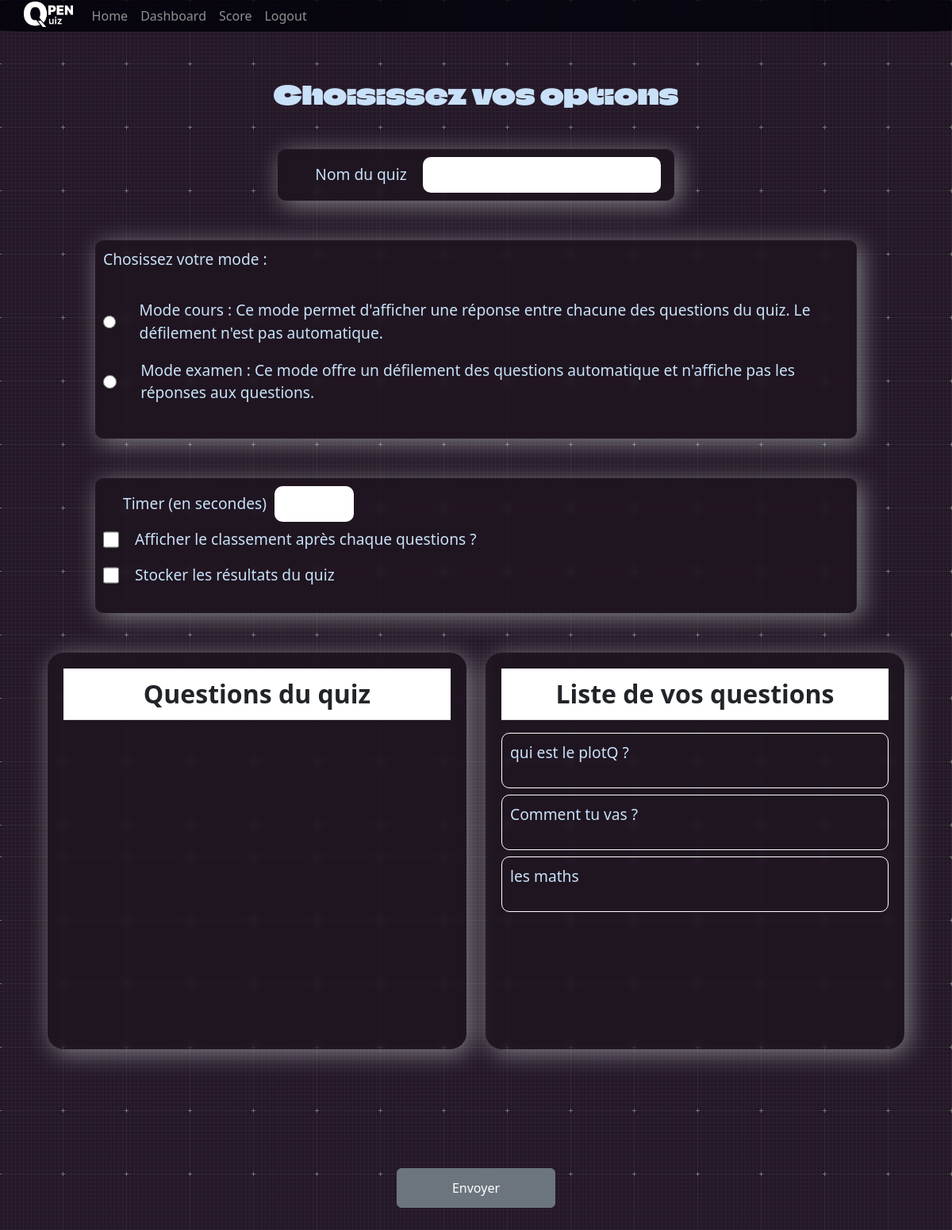
The app's page /creation-quizz/ (signed in), older data.
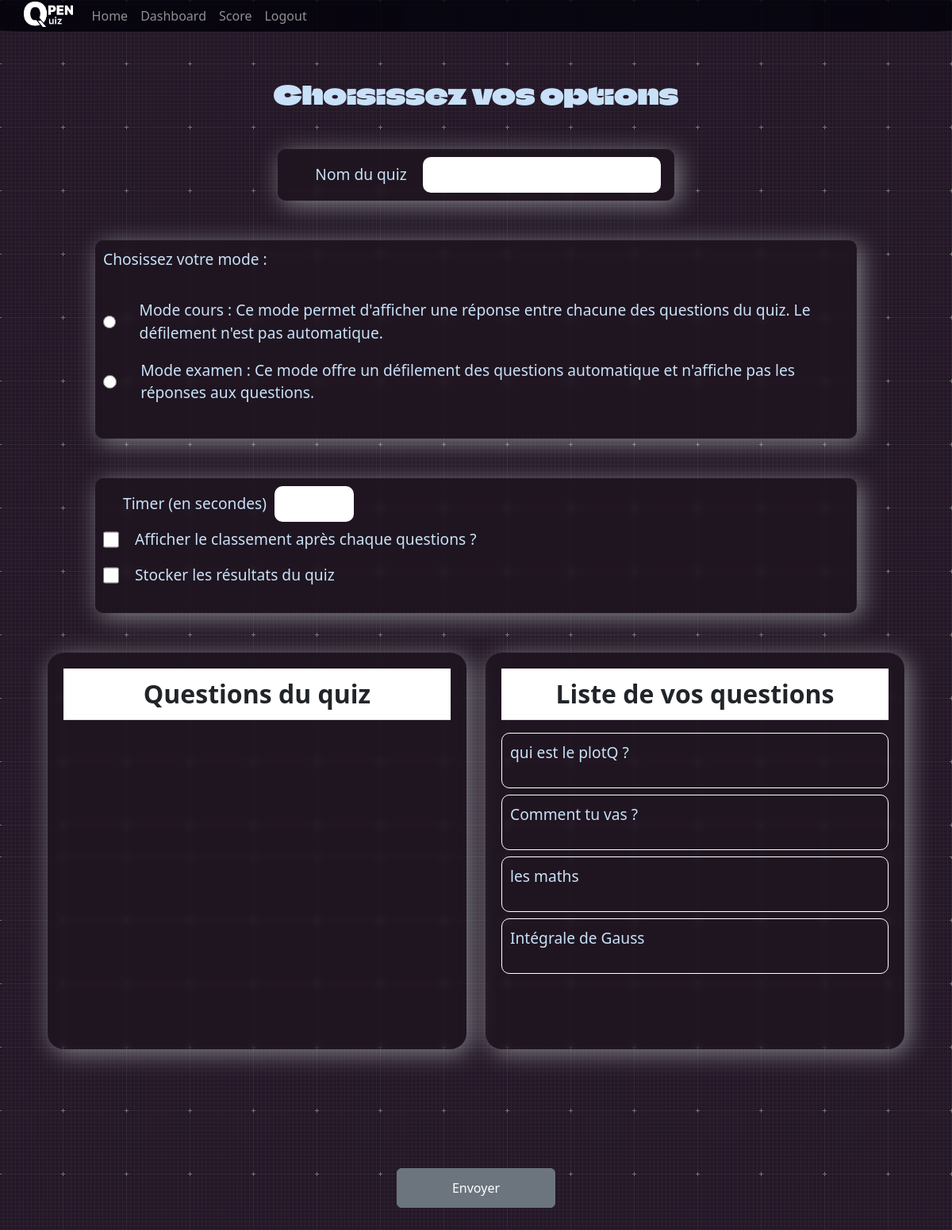
The same page, newer data.
### administrateur/models.py (models this page shows)
class Question(models.Model):
    id = models.UUIDField(primary_key=True,default=uuid.uuid4,editable=False)
    pseudo = models.CharField(max_length=255)
    theme = models.CharField(max_length=255, default='')
    intitule = models.CharField(max_length=255, default="")
    enonce = models.CharField(max_length=255)
    reponse1 = models.CharField(max_length=255, default='null')
    reponse2 = models.CharField(max_length=255, default='null')
    reponse3 = models.CharField(max_length=255, default='null')
    reponse4 = models.CharField(max_length=255, default='null')
    reponseVrai = models.CharField(max_length=255, default='null') #Si qcm
    reponse = models.CharField(max_length=255, default='null') #Si pas qcm
    image = models.ImageField(upload_to='media/', null=True, blank=True)
    qcm = models.BooleanField(default=False)
    numero = models.IntegerField(default=0) #ne sert à rien d 'autre que la simplification du processus de suppression de questions

### administrateur/views.py (the view)
# urls.py: path('creation-quizz/',creation_de_quizz, name='creation_de_quizz' ),
@login_required
def creation_de_quizz(request):
    questions = Question.objects.all().filter(pseudo=str(request.user.username))
    for i in range(len(questions)):
        questions[i].numero = i
        questions[i].save()
    context = {
        "questions": questions
    }
    return render(request, "administrateur/creationQuizz.html", context)

### administrateur/templates/administrateur/creationQuizz.html (shortened to what this page needs)
{% load static %}
<!DOCTYPE html>
<html lang="fr">
<head>
    <link rel="stylesheet" href="{% static 'administrateur/css/creationQuizz.css' %}">
    <link href="https://cdn.jsdelivr.net/npm/bootstrap@5.3.0-alpha1/dist/css/bootstrap.min.css" rel="stylesheet">
</head>
<body>
    {% include 'OpenQuizz/navbar.html' %}
    <div class="main">
        <div class="texte">
            <h1>Choisissez vos options</h1>
        </div>
    <div class="nomquizz">
        <div class="textename">
            <p>Nom du quiz</p>
            <input type="text" id="namequizz">
        </div>
    </div>
        <div class="options">
            <div class="mode">
                <div class="textemode">
                    <p>Chosissez votre mode :</p>
                </div>
                <div class="mode1">
                    <input type="radio" name="choix" required id="choix1">
                    <p>Mode cours : Ce mode permet d'afficher une réponse entre chacune des questions du quiz. Le défilement n'est pas automatique.</p>
                </div>
                <div class="mode2">
                    <input type="radio" name="choix" id="choix2">
                    <p>Mode examen : Ce mode offre un défilement des questions automatique et n'affiche pas les réponses aux questions.</p>
                </div>
            </div>
        </div>
        <div class="optionsModeC">
            <div class="container1">
                <div class="compteur_container">
                    <div class="selecttime">
                        <p>Timer (en secondes)</p>
                        <input type="number" min="1" class="timer">
                    </div>
                </div>
                <div class="classement">
                    <input type="checkbox" name="classement" id="classement">
                    <p>Afficher le classement après chaque questions ?</p>
                </div>
                <div class="stocker">
                    <input type="checkbox" name="stocker" id="stocker">
                    <p>Stocker les résultats du quiz</p>
                </div>
            </div>
        </div>
        <div class="all">
            <div class="gauche">
                <div class="tableau" >
                    <table id="table3" class="table">
                        <tr>
                            <th class="titre">Questions du quiz</th>
                        </tr>
                    </table>
                </div>
            </div>
            <div class="droite">
                 <div class="tableau">
                    <table id="table3" class="table">
                        <tr>
                            <th class="titre">Liste de vos questions</th>
                        </tr>
                    </table>
                 <div class="displayquestions">
                        {% for question in questions %}
                                <div class="questiond" id="{{question.numero}}question" onclick="changerDtoG()">
                                    <div class="texteq">
                                        <p class="{{question.numero}}">{{question.intitule}}</p>
                                    </div>
                                </div>
                        {% endfor %}
                 </div>
                </div>
            </div>
        </div>
    <div class="submit">
        <input id="submit" type="submit" value="Envoyer" class="btn btn-secondary ml-1">
        </div>
    </div>
</body>
</html>

### OpenQuizz/templates/OpenQuizz/navbar.html (shortened to what this page needs)
{% load static %}
<header>
    <nav class="navbar fixed-top navbar-expand-lg navbar-dark" style="background-color: rgb(0,0,09,0.8); border-radius: 0 0 5% 5%; padding: 0 ">
        <div class="container" style="padding-left: 0">
        <a href="/" class="navbar-brand mb-0 h1" style="padding: 0 ; justify-content: left">
            <img src="{% static "OpenQuizz/img/logo.png" %}" style="height: 4vh; margin-bottom: 5px " >
        </a>
        <div class="collapse navbar-collapse" id="navbarNav">
            <ul class="navbar-nav">
                <li class="nav-item">
                    <a href="/" class="nav-link" style="transition: all .4s;">
                        Home
                    </a>
                </li>
                {% if user.is_authenticated %}
                <li class="nav-item">
                    <a href="{% url 'administrateur:dashboard' %}" class="nav-link" style="transition: all .4s;">
                        Dashboard
                    </a>
                </li>
                    <li class="nav-item">
                    <a href="{% url 'administrateur:score' %}" class="nav-link" style="transition: all .4s;">
                        Score
                    </a>
                </li>
                <li class="nav-item">
                    <a href="{% url 'accounts:logout' %}" class="nav-link" style="transition: all .4s;">
                        Logout
                    </a>
                </li>
            </ul>
            {% endif %}
        </div>
        </div>
    </nav>
</header>

### administrateur/static/administrateur/css/creationQuizz.css (style rules this page uses)
* { margin: 0; padding: 0; outline: 0; border: 0; border-spacing: 0; box-sizing: border-box; }
body { background-image: url("../img/graphy--dark--1920x1080.png"); }
.main { height: 100%; padding-top: 100px; display: flex; flex-direction: column; }
.texte { width: 100%; }
.texte h1 { text-align: center; font-size: 2rem; color: #c8e1f8; font-family: Font; margin-bottom: 50px; }
.nomquizz { margin: 0 auto; display: flex; flex-direction: column; width: 500px; -webkit-backdrop-filter: blur(15px); backdrop-filter: blur(4px); background-color: rgba(0, 0, 0, 0.2); border-radius: 10px; box-shadow: 5px 5px 30px rgba(240, 255, 251, 0.45); margin-bottom: 50px; }
.textename { margin: 0 auto; display: flex; flex-direction: row; padding: 10px; justify-content: center; align-content: center; align-content: center; }
.textename p { margin-left: 30px; transform: translateY(8px); }
.textename input { width: 300px; border-radius: 10px; margin-left: 20px; }
.mode { margin: 0 auto; display: flex; flex-direction: column; width: 80%; height: 250px; -webkit-backdrop-filter: blur(15px); backdrop-filter: blur(4px); background-color: rgba(0, 0, 0, 0.2); border-radius: 10px; box-shadow: 5px 5px 30px rgba(240, 255, 251, 0.45); }
p { font-size: 1.2rem; color: #c8e1f8; }
input { width: 20px; margin-left: 10px; margin-right: 10px; }
.textemode { padding: 10px; }
.mode1, .mode2 { display: flex; flex-direction: row; padding: 1px 1px 1px 10px; }
.mode1 p, .mode2 p { margin-left: 30px; transform: translateY(8px); }
.optionsModeC { margin: 0 auto; margin-top: 50px; display: flex; flex-direction: column; width: 80%; height: 170px; -webkit-backdrop-filter: blur(15px); backdrop-filter: blur(4px); background-color: rgba(0, 0, 0, 0.2); border-radius: 10px; box-shadow: 5px 5px 30px rgba(240, 255, 251, 0.45); }
.container1 { padding: 10px; }
.compteur_container { display: flex; flex-direction: row; }
.container1 p { transform: translateY(8px); margin-left: 20px; }
.selecttime { margin-left: 5px; display: flex; flex-direction: row; }
.selecttime input { margin-left: 10px; width: 100px; border-radius: 10px; }
.classement { display: flex; flex-direction: row; }
.stocker { display: flex; flex-direction: row; }
.all { margin: 0 auto; margin-top: 50px; margin-bottom: 50px; width: 100%; display: flex; flex-direction: row; }
.gauche { display: flex; flex-direction: column; width: 700px; height: 500px; margin: 0 auto; margin-left:5% ; margin-right: 1%; -webkit-backdrop-filter: blur(15px); backdrop-filter: blur(4px); background-color: rgba(0, 0, 0, 0.2); border-radius: 4%; box-shadow: 5px 5px 30px rgba(240, 255, 251, 0.45); }
.droite { overflow: auto; margin: 0 auto; margin-right: 5%; margin-left: 1%; display: flex; flex-direction: column; width: 700px; height: 500px; -webkit-backdrop-filter: blur(15px); backdrop-filter: blur(4px); background-color: rgba(0, 0, 0, 0.2); border-radius: 4%; box-shadow: 5px 5px 30px rgba(240, 255, 251, 0.45); }
.tableau { padding: 20px; }
table { color: #c8e1f8; }
th { color: #c8e1f8; border: 2px solid #c8e1f8; }
.questiond { display: flex; flex-direction: row; border: 1px solid white; margin-bottom: 8px; border-radius: 10px; height: 70px; padding: 10px; }
.questiond .texteq { text-align: left; width: 95%; }
.titre { font-size: 2rem; color: #c8e1f8; text-align: center; }
.submit { color: #c8e1f8; text-align: center; width: 100%; }
#submit { width: 200px; height: 50px; margin-top: 100px; margin-bottom: 200px; }

Row changes from the older to the newer data that the page shows:
added Question: intitule "Intégrale de Gauss"
